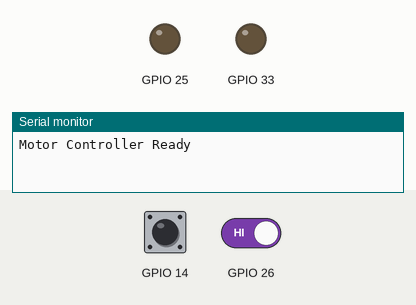
Simulated run of this sketch. Board: ESP32. Shown: output pins drawn as LEDs (lit = HIGH), the last lines printed to the serial monitor. The inputs (shaded band) are chosen by the test bench; at power-on: GPIO 14 HIGH, GPIO 26 HIGH.

Above: at 1.2 s.
1.3 s: GPIO 14 pulled LOW for 0.15 s
At 1.37 s:
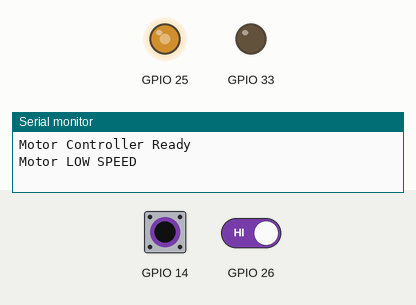
4.5 s: GPIO 14 pulled LOW for 3.2 s
At 8.2 s:
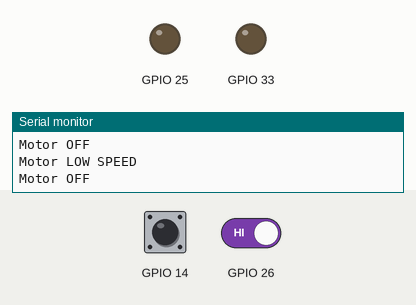
9.2 s: GPIO 14 driven LOW and GPIO 26 driven LOW
At 10.4 s:
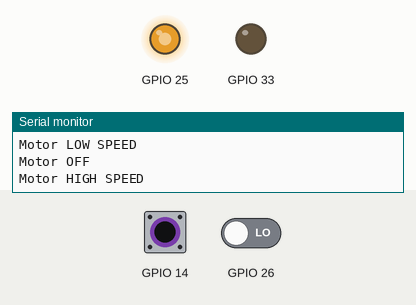
10.7 s: GPIO 14 driven HIGH
At 11.8 s:
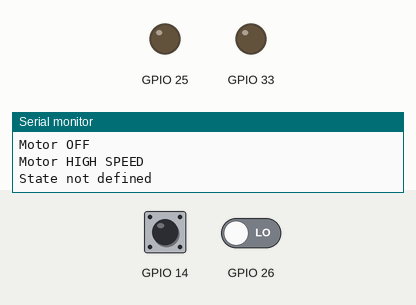
Timing chart, 0 to 13.2 s (numbered marks = the images above; inputs shaded):
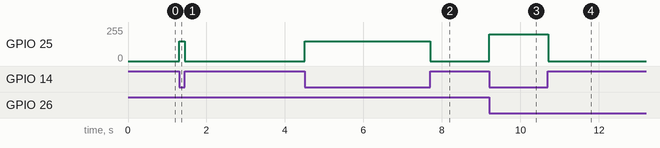

Measured:
- after the input at 1.3 s, GPIO 25: 0/255 → 149/255 at once, → 0/255 0.15 s later
- after the input at 4.5 s, GPIO 25: 0/255 → 149/255 at once, → 0/255 3.2 s later
- after the input at 9.2 s, GPIO 25: 0/255 → 199/255 at once
- after the input at 10.7 s, GPIO 25: 199/255 → 0/255 at once

The sketch:

key-ignition.ino
```cpp
/*
  ESP32 Dual Button Motor Controller
  ----------------------------------
  Blue button  -> Low speed
  Blue+Yellow  -> High speed
  No button    -> Stop
*/

struct MotorDriverConfig {
  int pinForwardPWM;
  int pinReversePWM;
  int pwmFreq;
  int pwmResolution;

  int dutyLow;
  int dutyHigh;
};

class DualButton {
  private:
    int pinBlue;
    int pinYellow;

    bool stateBlue;
    bool stateYellow;

  public:
    DualButton(int bluePin, int yellowPin) {
      pinBlue = bluePin;
      pinYellow = yellowPin;

      pinMode(pinBlue, INPUT_PULLUP);
      pinMode(pinYellow, INPUT_PULLUP);

      stateBlue = HIGH;
      stateYellow = HIGH;
    }

    bool readChange() {
      bool currentBlue = digitalRead(pinBlue);
      bool currentYellow = digitalRead(pinYellow);

      if (currentBlue == stateBlue && currentYellow == stateYellow) {
        return false;
      }

      stateBlue = currentBlue;
      stateYellow = currentYellow;
      return true;
    }

    bool isBluePressed()   { return stateBlue   == LOW; }
    bool isYellowPressed() { return stateYellow == LOW; }
};

class DCMotorDriver {
  private:
    MotorDriverConfig cfg;

  public:
    DCMotorDriver(MotorDriverConfig config) {
      cfg = config;
    }

    void begin() {
      ledcAttach(cfg.pinForwardPWM, cfg.pwmFreq, cfg.pwmResolution);
      ledcAttach(cfg.pinReversePWM, cfg.pwmFreq, cfg.pwmResolution);
      stop();
    }

    void forward(int duty) {
      ledcWrite(cfg.pinForwardPWM, duty);
      ledcWrite(cfg.pinReversePWM, 0);
    }

    void lowSpeed()  { forward(cfg.dutyLow); }
    void highSpeed() { forward(cfg.dutyHigh); }

    void stop() {
      ledcWrite(cfg.pinForwardPWM, 0);
      ledcWrite(cfg.pinReversePWM, 0);
    }
};

/* ----------- Hardware Setup ----------- */
DualButton buttons(14, 26);

MotorDriverConfig motorConfig = {
  25,      // forward PWM
  33,      // reverse PWM
  20000,   // PWM frequency
  8,       // resolution
  150,     // low speed duty
  200      // high speed duty
};

DCMotorDriver motor(motorConfig);

/* ----------- Setup ----------- */
void setup() {
  Serial.begin(115200);
  motor.begin();
  Serial.println("Motor Controller Ready");
}

/* ----------- Main Loop ----------- */
void loop() {

  if (!buttons.readChange()) {
    delay(50);
    return;
  }

  bool bluePressed   = buttons.isBluePressed();
  bool yellowPressed = buttons.isYellowPressed();

  if (!bluePressed && !yellowPressed) {
    motor.stop();
    Serial.println("Motor OFF");
  }
  else if (bluePressed && !yellowPressed) {
    motor.lowSpeed();
    Serial.println("Motor LOW SPEED");
  }
  else if (bluePressed && yellowPressed) {
    motor.highSpeed();
    Serial.println("Motor HIGH SPEED");
  }
  else {
    motor.stop();
    Serial.println("State not defined");
  }

  delay(50);
}
```
